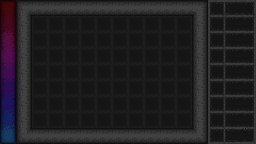

This game map was drawn from its Tiled (.tmx) file and the tilesets committed beside it. A one-line description and the full map source follow:
An orthogonal 16x9 tile map with 16x16 px tiles, 2 tile layers (Tile Layer 2, Tile Layer 1).

<map version="1.10" tiledversion="1.11.0" orientation="orthogonal" renderorder="right-down" width="16" height="9" tilewidth="16" tileheight="16" infinite="0" nextlayerid="3" nextobjectid="1">
  <tileset firstgid="1" source="backgroundmap.tsx" />
  <layer id="1" name="Tile Layer 2" width="16" height="9">
    <data encoding="csv">
0,0,0,0,0,0,0,0,0,0,0,0,0,0,0,0,
0,0,64,64,64,64,64,64,64,64,64,64,0,0,0,0,
0,0,64,64,64,64,64,64,64,64,64,64,0,0,0,0,
0,0,64,64,64,64,64,64,64,64,64,64,0,0,0,0,
0,0,64,64,64,64,64,64,64,64,64,64,0,0,0,0,
0,0,64,64,64,64,64,64,64,64,64,64,0,0,0,0,
0,0,64,64,64,64,64,64,64,64,64,64,0,0,0,0,
0,0,64,64,64,64,64,64,64,64,64,64,0,0,0,0,
0,0,0,0,0,0,0,0,0,0,0,0,0,0,0,0
    </data>
  </layer>
  <layer id="2" name="Tile Layer 1" width="16" height="9">
    <data encoding="csv">
73,25,14,14,14,14,14,14,14,14,14,14,22,87,83,93,
74,15,0,0,0,0,0,0,0,0,0,0,15,103,82,101,
75,15,0,0,0,0,0,0,0,0,0,0,15,103,82,101,
76,15,0,0,0,0,0,0,0,0,0,0,15,103,82,101,
77,15,0,0,0,0,0,0,0,0,0,0,15,103,82,101,
78,15,0,0,0,0,0,0,0,0,0,0,15,103,82,101,
79,15,0,0,0,0,0,0,0,0,0,0,15,103,82,101,
80,15,0,0,0,0,0,0,0,0,0,0,15,103,82,101,
81,24,14,14,14,14,14,14,14,14,14,14,23,105,102,104
    </data>
  </layer>
</map>
